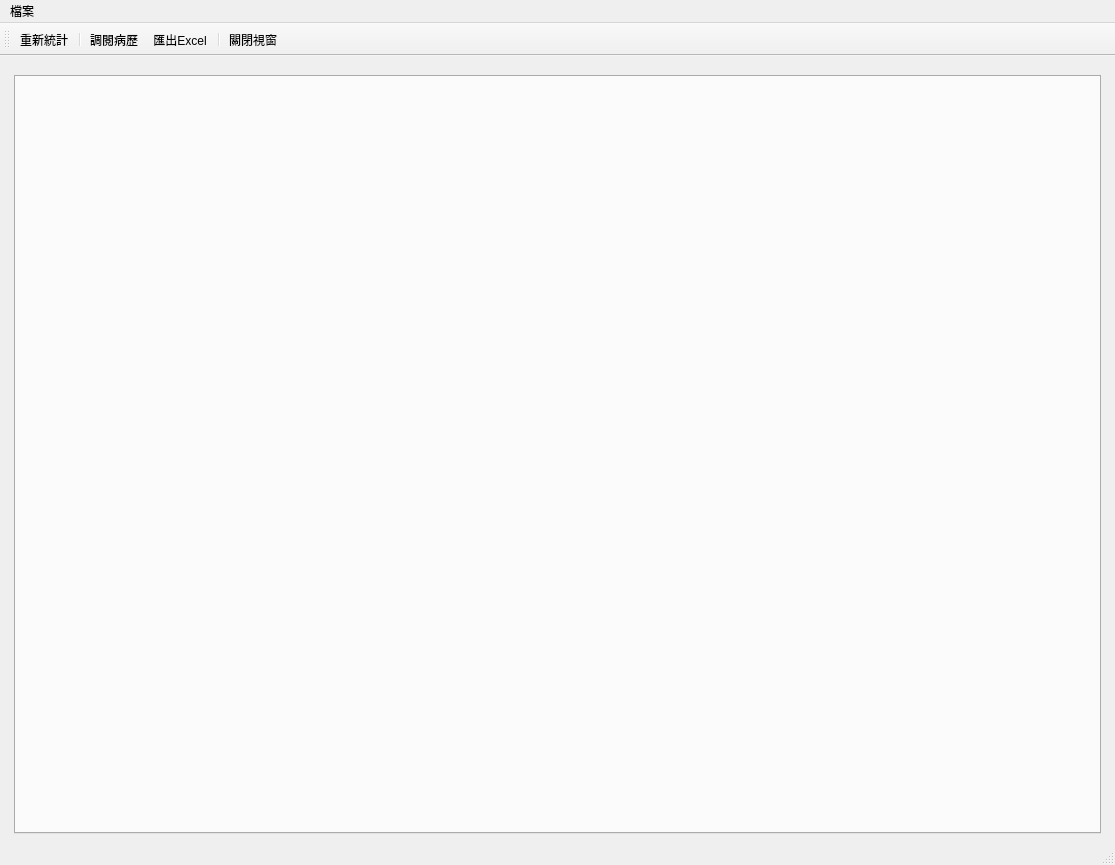
<?xml version="1.0" encoding="UTF-8"?>
<ui version="4.0">
 <class>WindowStatisticsDoctor</class>
 <widget class="QMainWindow" name="WindowStatisticsDoctor">
  <property name="geometry">
   <rect>
    <x>0</x>
    <y>0</y>
    <width>1115</width>
    <height>865</height>
   </rect>
  </property>
  <property name="windowTitle">
   <string>健保門診優惠統計</string>
  </property>
  <widget class="QWidget" name="centralwidget">
   <layout class="QHBoxLayout" name="horizontalLayout">
    <item>
     <layout class="QVBoxLayout" name="verticalLayout">
      <property name="leftMargin">
       <number>5</number>
      </property>
      <property name="topMargin">
       <number>10</number>
      </property>
      <property name="rightMargin">
       <number>5</number>
      </property>
      <item>
       <widget class="QTabWidget" name="tabWidget_statistics_ins_discount"/>
      </item>
     </layout>
    </item>
   </layout>
  </widget>
  <widget class="QToolBar" name="toolBar">
   <property name="windowTitle">
    <string>toolBar</string>
   </property>
   <property name="toolButtonStyle">
    <enum>Qt::ToolButtonTextUnderIcon</enum>
   </property>
   <attribute name="toolBarArea">
    <enum>TopToolBarArea</enum>
   </attribute>
   <attribute name="toolBarBreak">
    <bool>false</bool>
   </attribute>
   <addaction name="action_open_dialog"/>
   <addaction name="separator"/>
   <addaction name="action_open_medical_record"/>
   <addaction name="action_export_excel"/>
   <addaction name="separator"/>
   <addaction name="action_close"/>
  </widget>
  <widget class="QMenuBar" name="menubar">
   <property name="geometry">
    <rect>
     <x>0</x>
     <y>0</y>
     <width>1115</width>
     <height>27</height>
    </rect>
   </property>
   <widget class="QMenu" name="menu">
    <property name="title">
     <string>檔案</string>
    </property>
    <addaction name="action_export_excel"/>
   </widget>
   <addaction name="menu"/>
  </widget>
  <widget class="QStatusBar" name="statusbar"/>
  <action name="action_open_dialog">
   <property name="icon">
    <iconset>
     <normaloff>../icons/reload.svg</normaloff>../icons/reload.svg</iconset>
   </property>
   <property name="text">
    <string>重新統計</string>
   </property>
  </action>
  <action name="action_close">
   <property name="icon">
    <iconset>
     <normaloff>../icons/application-exit.svg</normaloff>../icons/application-exit.svg</iconset>
   </property>
   <property name="text">
    <string>關閉視窗</string>
   </property>
  </action>
  <action name="action_export_excel">
   <property name="icon">
    <iconset>
     <normaloff>../icons/document-export.svg</normaloff>../icons/document-export.svg</iconset>
   </property>
   <property name="text">
    <string>匯出Excel</string>
   </property>
  </action>
  <action name="action_open_medical_record">
   <property name="icon">
    <iconset>
     <normaloff>../icons/document-open.svg</normaloff>../icons/document-open.svg</iconset>
   </property>
   <property name="text">
    <string>調閱病歷</string>
   </property>
   <property name="toolTip">
    <string>調閱病歷</string>
   </property>
  </action>
 </widget>
 <resources/>
 <connections/>
</ui>
